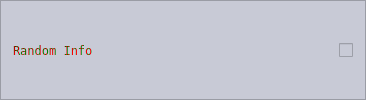
                 <widget class="QFrame" name="frame_6">
                  <property name="minimumSize">
                   <size>
                    <width>0</width>
                    <height>50</height>
                   </size>
                  </property>
                  <property name="maximumSize">
                   <size>
                    <width>16616161</width>
                    <height>16777215</height>
                   </size>
                  </property>
                  <property name="styleSheet">
                   <string notr="true">background-color: rgb(200, 202, 214);</string>
                  </property>
                  <property name="frameShape">
                   <enum>QFrame::StyledPanel</enum>
                  </property>
                  <property name="frameShadow">
                   <enum>QFrame::Raised</enum>
                  </property>
                  <layout class="QHBoxLayout" name="horizontalLayout_9">
                   <property name="spacing">
                    <number>90</number>
                   </property>
                   <property name="leftMargin">
                    <number>3</number>
                   </property>
                   <property name="topMargin">
                    <number>3</number>
                   </property>
                   <property name="rightMargin">
                    <number>3</number>
                   </property>
                   <property name="bottomMargin">
                    <number>3</number>
                   </property>
                   <item>
                    <widget class="QFrame" name="frame_23">
                     <property name="frameShape">
                      <enum>QFrame::NoFrame</enum>
                     </property>
                     <property name="frameShadow">
                      <enum>QFrame::Raised</enum>
                     </property>
                     <layout class="QVBoxLayout" name="verticalLayout_15">
                      <property name="rightMargin">
                       <number>9</number>
                      </property>
                      <item>
                       <widget class="QLabel" name="l_random">
                        <property name="minimumSize">
                         <size>
                          <width>125</width>
                          <height>0</height>
                         </size>
                        </property>
                        <property name="maximumSize">
                         <size>
                          <width>125</width>
                          <height>16777215</height>
                         </size>
                        </property>
                        <property name="font">
                         <font>
                          <family>Fixedsys</family>
                         </font>
                        </property>
                        <property name="styleSheet">
                         <string notr="true">color: qlineargradient(spread:reflect, x1:0, y1:0.534, x2:1, y2:0.523, stop:0 rgba(0, 142, 0, 255), stop:0.513812 rgba(0, 0, 0, 255), stop:1 rgba(255, 0, 0, 255));</string>
                        </property>
                        <property name="text">
                         <string>Random Info</string>
                        </property>
                        <property name="alignment">
                         <set>Qt::AlignLeading|Qt::AlignLeft|Qt::AlignVCenter</set>
                        </property>
                       </widget>
                      </item>
                     </layout>
                    </widget>
                   </item>
                   <item>
                    <widget class="QFrame" name="frame_24">
                     <property name="frameShape">
                      <enum>QFrame::NoFrame</enum>
                     </property>
                     <property name="frameShadow">
                      <enum>QFrame::Raised</enum>
                     </property>
                     <layout class="QVBoxLayout" name="verticalLayout_14">
                      <property name="leftMargin">
                       <number>102</number>
                      </property>
                      <property name="topMargin">
                       <number>11</number>
                      </property>
                      <item>
                       <widget class="QCheckBox" name="check_random">
                        <property name="maximumSize">
                         <size>
                          <width>15</width>
                          <height>15</height>
                         </size>
                        </property>
                        <property name="styleSheet">
                         <string notr="true"/>
                        </property>
                        <property name="text">
                         <string/>
                        </property>
                       </widget>
                      </item>
                     </layout>
                    </widget>
                   </item>
                  </layout>
                 </widget>
